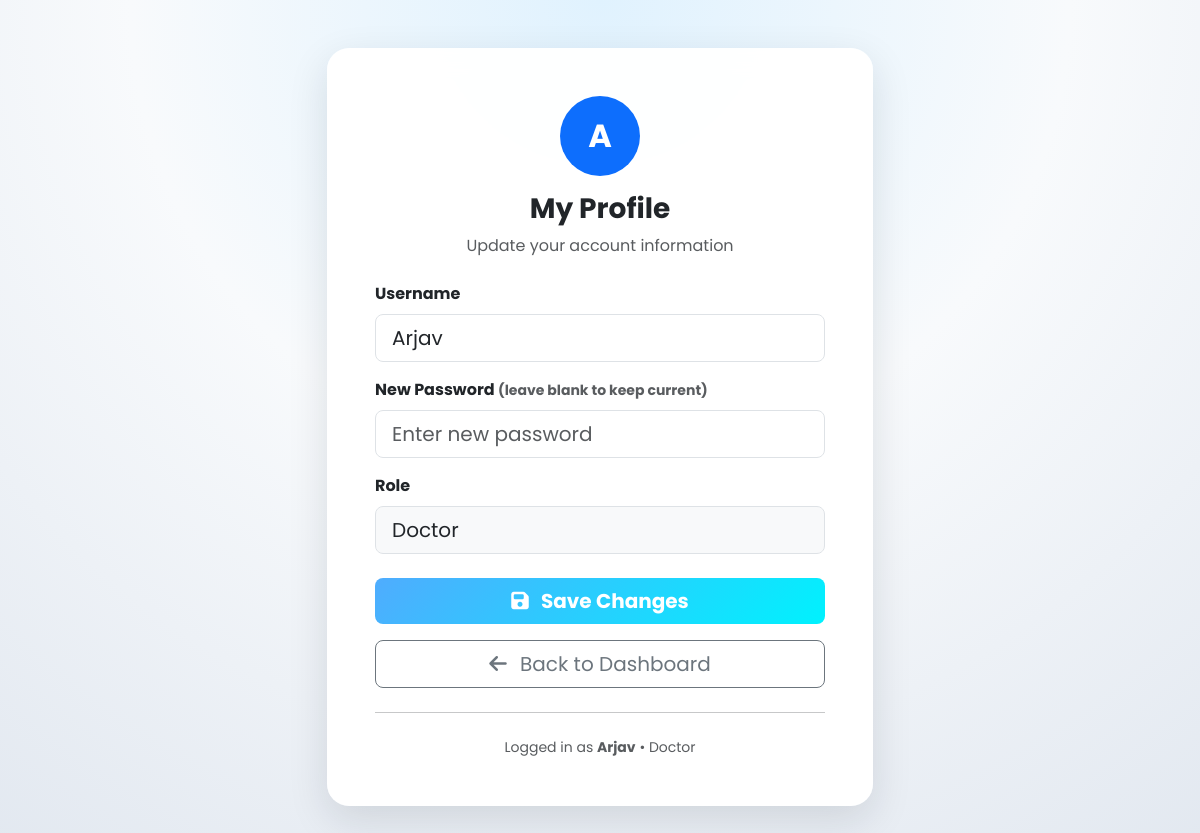
/profile (signed in), run on the app's committed database.
### tables this page shows
CREATE TABLE users 
                 (id INTEGER PRIMARY KEY AUTOINCREMENT, 
                  username TEXT UNIQUE, 
                  password TEXT,
                  role TEXT);

### app.py (the view, shortened to what this page needs)
@app.route('/profile', methods=['GET', 'POST'])
def profile():
    if 'user_id' not in session:
        return redirect('/login')
    conn = sqlite3.connect('cardiovision.db')
    conn.row_factory = sqlite3.Row
    user = conn.execute('SELECT id, username, role FROM users WHERE id = ?', (session['user_id'],)).fetchone()
    if not user:
        flash('User not found.', 'danger')
        session.clear()
        conn.close()
        return redirect('/login')
    conn.close()
    return render_template('profile.html', user=user, user_session=session)

### templates/profile.html (shortened to what this page needs)
<!DOCTYPE html>
<html lang="en" data-bs-theme="light">
<head>
    <link href="https://cdn.jsdelivr.net/npm/bootstrap@5.3.0/dist/css/bootstrap.min.css" rel="stylesheet">
    <link rel="stylesheet" href="https://cdnjs.cloudflare.com/ajax/libs/font-awesome/6.4.0/css/all.min.css">
</head>
<body class="d-flex align-items-center justify-content-center">
<div class="container py-5">
    <div class="row justify-content-center">
        <div class="col-lg-6">
            <div class="card-modern p-5">
                <div class="text-center mb-4">
                    <div class="bg-primary rounded-circle d-inline-flex align-items-center justify-content-center text-white fw-bold mb-3" style="width: 80px; height: 80px; font-size: 2rem;">
                        {{ user.username[0].upper() if user.username else 'U' }}
                    </div>
                    <h3 class="fw-bold">My Profile</h3>
                    <p class="text-muted">Update your account information</p>
                </div>
                <form method="POST">
                    <div class="mb-3">
                        <label class="form-label fw-bold">Username</label>
                        <input type="text" name="username" class="form-control form-control-lg" value="{{ user.username }}" required>
                    </div>
                    <div class="mb-3">
                        <label class="form-label fw-bold">New Password <small class="text-muted">(leave blank to keep current)</small></label>
                        <input type="password" name="password" class="form-control form-control-lg" placeholder="Enter new password">
                    </div>
                    <div class="mb-4">
                        <label class="form-label fw-bold">Role</label>
                        <input type="text" class="form-control form-control-lg bg-light" value="{{ user.role.capitalize() }}" disabled>
                    </div>
                    <div class="d-grid gap-3">
                        <button type="submit" class="btn btn-primary btn-lg fw-bold" style="background: linear-gradient(135deg, #4facfe 0%, #00f2fe 100%); border:none;">
                            <i class="fas fa-save me-2"></i> Save Changes
                        </button>
                        <a href="/" class="btn btn-outline-secondary btn-lg">
                            <i class="fas fa-arrow-left me-2"></i> Back to Dashboard
                        </a>
                    </div>
                </form>
                <hr class="my-4">
                <div class="text-center text-muted small">
                    Logged in as <strong>{{ user.username }}</strong> • {{ user.role.capitalize() }}
                </div>
            </div>
        </div>
    </div>
</div>
</body>
</html>

### templates/profile.html (style rules this page uses)
body { font-family: 'Poppins', sans-serif; background: radial-gradient(circle at top, #e0f2fe 0, #f8fafc 45%, #e2e8f0 100%); min-height: 100vh; }
.card-modern { border: none; border-radius: 22px; background: rgba(255,255,255,0.96); box-shadow: 0 14px 40px rgba(15,23,42,0.12); backdrop-filter: blur(12px); }

### data on the page
users: username "A", username "Arjav", role "Doctor"
